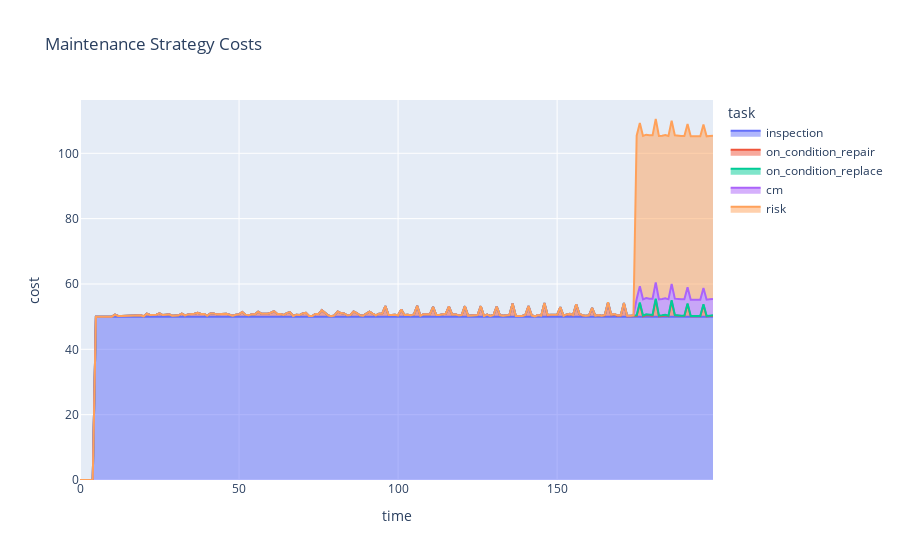

Write notebook code for a chart like this one.
### Markdown cell above
## Maintenance Strategy
The maintenance strategy...

### Code cell
fm = FailureMode().set_demo()

fm.conditions['wall_thickness'] = Condition(100, 0, 'linear', [-5])
fm.tasks['inspection'].p_effective = 1

fm.reset()

fm.mc_timeline(t_end=200, n_iterations=1000)

df = fm.expected_cost_df()

fig = px.area(df, x="time", y="cost", color="task", title='Maintenance Strategy Costs')
fig.show()

### Figure 1 — Plotly figure (JSON) as saved in the notebook; plotly's stock layout.template omitted (floating-point values rounded to 4 significant figures; data arrays with more than 128 entries replaced by an {"elided": "..."} marker saying what was removed)
{"data": [{"hovertemplate": "task=inspection<br>time=%{x}<br>cost=%{y}<extra></extra>", "legendgroup": "inspection", "line": {"color": "#636efa"}, "mode": "lines", "name": "inspection", "orientation": "v", "showlegend": true, "stackgroup": "1", "type": "scatter", "x": {"elided": "200 int values"}, "xaxis": "x", "y": {"elided": "200 int values"}, "yaxis": "y"}, {"hovertemplate": "task=on_condition_repair<br>time=%{x}<br>cost=%{y}<extra></extra>", "legendgroup": "on_condition_repair", "line": {"color": "#EF553B"}, "mode": "lines", "name": "on_condition_repair", "orientation": "v", "showlegend": true, "stackgroup": "1", "type": "scatter", "x": {"elided": "200 int values"}, "xaxis": "x", "y": {"elided": "200 float values"}, "yaxis": "y"}, {"hovertemplate": "task=on_condition_replace<br>time=%{x}<br>cost=%{y}<extra></extra>", "legendgroup": "on_condition_replace", "line": {"color": "#00cc96"}, "mode": "lines", "name": "on_condition_replace", "orientation": "v", "showlegend": true, "stackgroup": "1", "type": "scatter", "x": {"elided": "200 int values"}, "xaxis": "x", "y": {"elided": "200 float values"}, "yaxis": "y"}, {"hovertemplate": "task=cm<br>time=%{x}<br>cost=%{y}<extra></extra>", "legendgroup": "cm", "line": {"color": "#ab63fa"}, "mode": "lines", "name": "cm", "orientation": "v", "showlegend": true, "stackgroup": "1", "type": "scatter", "x": {"elided": "200 int values"}, "xaxis": "x", "y": {"elided": "200 int values"}, "yaxis": "y"}, {"hovertemplate": "task=risk<br>time=%{x}<br>cost=%{y}<extra></extra>", "legendgroup": "risk", "line": {"color": "#FFA15A"}, "mode": "lines", "name": "risk", "orientation": "v", "showlegend": true, "stackgroup": "1", "type": "scatter", "x": {"elided": "200 int values"}, "xaxis": "x", "y": {"elided": "200 int values"}, "yaxis": "y"}], "layout": {"legend": {"title": {"text": "task"}, "tracegroupgap": 0}, "title": {"text": "Maintenance Strategy Costs"}, "xaxis": {"anchor": "y", "domain": [0, 1], "title": {"text": "time"}}, "yaxis": {"anchor": "x", "domain": [0, 1], "title": {"text": "cost"}}}}
